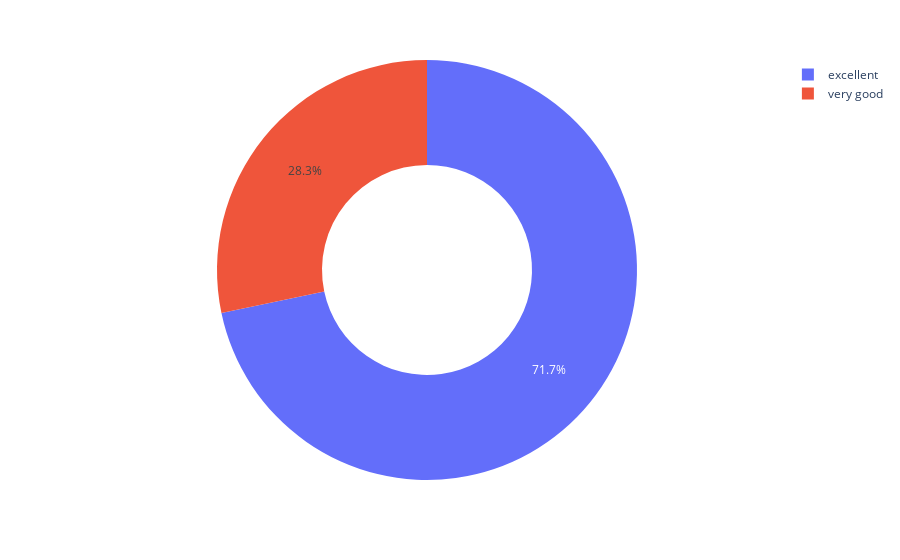

Notebook code cell kept with this figure:
### Code cell
px.pie(data_frame=df,
       names=df['quality of product'].value_counts().index,
       values=df['quality of product'].value_counts().values,
       hole=0.5)

### Figure 1 — Plotly figure (JSON) as saved in the notebook; plotly's stock layout.template omitted (floating-point values rounded to 4 significant figures)
{"data": [{"domain": {"x": [0, 1], "y": [0, 1]}, "hole": 0.5, "hovertemplate": "label=%{label}<br>value=%{value}<extra></extra>", "labels": ["excellent", "very good"], "legendgroup": "", "name": "", "showlegend": true, "type": "pie", "values": [639, 252]}], "layout": {"legend": {"tracegroupgap": 0}, "margin": {"t": 60}}}
